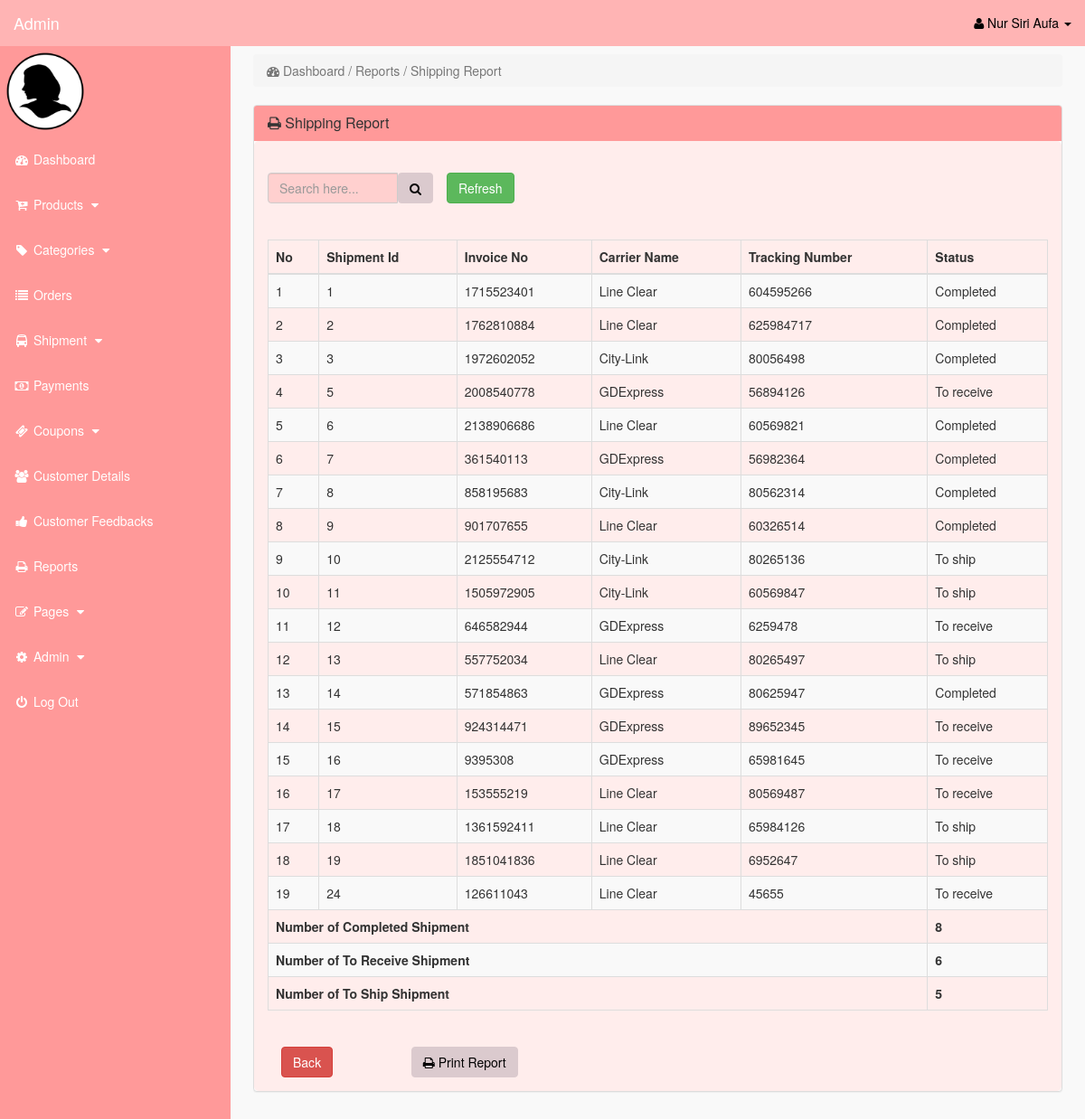
Page /admin/index.php?shipping (signed in) on the committed database.
### tables this page shows
CREATE TABLE `shipment` (
  `shipment_id` int(11) NOT NULL,
  `order_id` int(11) NOT NULL,
  `cust_id` int(11) NOT NULL,
  `carrier_id` int(11) NOT NULL,
  `tracking_no` int(11) NOT NULL,
  `shipment_status` varchar(259) NOT NULL
);

CREATE TABLE `cust_orders` (
  `order_id` int(10) NOT NULL,
  `cust_id` int(10) NOT NULL,
  `p_variations_id` int(11) NOT NULL,
  `carrier_id` int(11) NOT NULL,
  `order_amount` decimal(10,2) NOT NULL,
  `invoice_no` int(100) NOT NULL,
  `order_qty` int(10) NOT NULL,
  `order_date` timestamp NOT NULL DEFAULT current_timestamp() ON UPDATE current_timestamp(),
  `order_status` text NOT NULL
);

CREATE TABLE `carrier` (
  `carrier_id` int(11) NOT NULL,
  `carrier_name` varchar(255) NOT NULL,
  `carrier_link` text NOT NULL,
  `carrier_rate` decimal(10,2) NOT NULL
);

### admin/shipping.php (the view)
<?php
	if(!isset($_SESSION['admin_email'])){
		echo "<script>window.open('login.php','_self')</script>";
	}
		else {
?>
	<div class="row">
		<div class="col-lg-12">
			<ol class="breadcrumb">
				<li class="active">
					<i class="fa fa-dashboard"></i> Dashboard / Reports / Shipping Report
				</li>
			</ol>
		</div>
	</div>
	<div class="row">
		<div class="col-lg-12">
			<div class="panel panel-default">
				<div class="panel-heading">
					<h3 class="panel-title">
						<i class="fa fa-print"></i> Shipping Report
					</h3>
				</div>
							<div class="panel-body" >
                            <br>
							<form class="form-inline" method="POST" action="">
								<div class="input-group col-md-4">
									<input type="text" class="form-control" placeholder="Search here..." name="search"  value="<?php if(isset($_POST['search'])){echo $_POST['search']; } ?>"/>
										<span class="input-group-btn">
											<button class="btn btn-primary" type="submit"><i class="fa fa-search"></i></button>
										</span>
											<div class="col-md-2">
												<a href="index.php?shipping" type="button" class="btn btn-success">Refresh</a>
											</div>
								</div>
							</form>
                            <br><br>
                                <div class="table-responsive" >
								<table class="table table-bordered table-hover table-striped" >
									<thead>
										<tr>
                                            <th>No</th>
											<th>Shipment Id</th>
											<th>Invoice No</th>
											<th>Carrier Name</th>
											<th>Tracking Number</th>
											<th>Status</th>
										</tr>
									</thead>
									<tbody>
									<?php
										if(isset($_POST['search'])) {
											$filtervalues = $_POST['search'];
											$i=0;
											$query = "select * from shipment t1 inner join cust_orders t2 on t1.order_id=t2.order_id inner join carrier t3 on t1.carrier_id=t3.carrier_id where CONCAT(shipment_id,tracking_no,shipment_status) like '%$filtervalues%' ";
											$query_run = mysqli_query($con, $query);
											if(mysqli_num_rows($query_run) > 0) {
												foreach($query_run as $row_shipping) {
													$i++;
									?>
                                        <tr>
                                            <td><?php echo $i; ?></td>
											<td><?= $row_shipping['shipment_id']; ?></td>
                                            <td><?= $row_shipping['invoice_no']; ?></td>
											<td><?= $row_shipping['carrier_name']; ?></td>
											<td><?= $row_shipping['tracking_no']; ?></td>
                                            <td><?= $row_shipping['shipment_status']; ?></td>
                                        </tr>
									<?php
											}
                                    ?>
                                        <tr>
                                            <?php
                                                $query=mysqli_query($con, "select count(shipment_status) as sum_completed from `shipment` where CONCAT(shipment_id,tracking_no, shipment_status = 'Completed')");
                                                    while($fetch=mysqli_fetch_array($query)){
                                            ?>
                                            <td colspan = "5"> <b><?php echo "Number of Completed Shipment";?></b> </td>
                                            <td colspan = "1" > <b><?php echo $fetch['sum_completed']?></b> </td>
                                            <?php
                                                    }
                                            ?>
                                        </tr>
                                        <tr>
                                            <?php
                                                $query=mysqli_query($con, "select count(shipment_status) as sum_receive from `shipment` where CONCAT(shipment_id,tracking_no,shipment_status = 'To receive')");
                                                    while($fetch=mysqli_fetch_array($query)){
                                            ?>
                                            <td colspan = "5"> <b><?php echo "Number of To Receive Shipment";?></b> </td>
                                            <td colspan = "1" > <b><?php echo $fetch['sum_receive']?></b> </td>
                                            <?php
                                                    }
                                            ?>
                                        </tr>
                                        <tr>
                                            <?php
                                                $query=mysqli_query($con, "select count(shipment_status) as sum_ship from `shipment` where CONCAT(shipment_id,tracking_no,shipment_status = 'To ship')");
                                                    while($fetch=mysqli_fetch_array($query)){
                                            ?>
                                            <td colspan = "5"> <b><?php echo "Number of To Ship Shipment";?></b> </td>
                                            <td colspan = "1" > <b><?php echo $fetch['sum_ship']?></b> </td>
                                            <?php
                                                    }
                                            ?>
                                        </tr>
                                    <?php
										}
											else {
										echo '
                                                    <tr>
                                                        <td colspan = "6"><center>No Record Found</center></td>
                                                    </tr>';
											}
										}
											else {
												$i=0;
												$query = "select * from shipment t1 inner join cust_orders t2 on t1.order_id=t2.order_id inner join carrier t3 on t1.carrier_id=t3.carrier_id";
												$query_run = mysqli_query($con, $query);
												if(mysqli_num_rows($query_run) > 0) {
													foreach($query_run as $row_shipping) {
														$i++;
									?>
                                        <tr>
                                            <td><?php echo $i; ?></td>
											<td><?= $row_shipping['shipment_id']; ?></td>
                                            <td><?= $row_shipping['invoice_no']; ?></td>
											<td><?= $row_shipping['carrier_name']; ?></td>
											<td><?= $row_shipping['tracking_no']; ?></td>
                                            <td><?= $row_shipping['shipment_status']; ?></td>
                                        </tr>
									<?php
													}
												}
                                    ?>
                                        <tr>
                                            <?php
                                                $query=mysqli_query($con, "select count(shipment_status) as sum_completed from `shipment` where shipment_status = 'Completed'");
                                                    while($fetch=mysqli_fetch_array($query)){
                                            ?>
                                            <td colspan = "5"> <b><?php echo "Number of Completed Shipment";?></b> </td>
                                            <td colspan = "1" > <b><?php echo $fetch['sum_completed']?></b> </td>
                                            <?php
                                                    }
                                            ?>
                                        </tr>
                                        <tr>
                                            <?php
                                                $query=mysqli_query($con, "select count(shipment_status) as sum_receive from `shipment` where shipment_status = 'To receive'");
                                                    while($fetch=mysqli_fetch_array($query)){
                                            ?>
                                            <td colspan = "5"> <b><?php echo "Number of To Receive Shipment";?></b> </td>
                                            <td colspan = "1" > <b><?php echo $fetch['sum_receive']?></b> </td>
                                            <?php
                                                    }
                                            ?>
                                        </tr>
                                        <tr>
                                            <?php
                                                $query=mysqli_query($con, "select count(shipment_status) as sum_ship from `shipment` where shipment_status = 'To ship'");
                                                    while($fetch=mysqli_fetch_array($query)){
                                            ?>
                                            <td colspan = "5"> <b><?php echo "Number of To Ship Shipment";?></b> </td>
                                            <td colspan = "1" > <b><?php echo $fetch['sum_ship']?></b> </td>
                                            <?php
                                                    }
                                            ?>
                                        </tr>
                                    <?php
											}
									?>
							</tbody>
					</table>
                </div>
                <br>
                <div class="row">
                    <div class="col-md-12">
                        <div class="col-md-2">
                            <a href="index.php?view_reports" class="btn btn-danger"> Back </a>
                        </div>
                        <div class="col-md-2">
							<button onclick="window.print();" class="btn btn-primary"><i class="fa fa-print"></i> Print Report</button>
                        </div>
                    </div>
				</div>
              </div>
			</div>
		</div>
	</div>
</div>
<?php
	}
?>

### admin/includes/sidebar.php (shortened to what this page needs)
<?php
	if(!isset($_SESSION['admin_email'])){
		echo "<script>window.open('login.php','_self')</script>";
	}
		else {
?>
	<nav class="navbar navbar-inverse navbar-fixed-top" >
		<div class="navbar-header" >
				<a class="navbar-brand" href="index.php?dashboard">Admin</a>
		</div>
		<ul class="nav navbar-right top-nav" >
			<li class="dropdown" >
				<a href="#" class="dropdown-toggle" data-toggle="dropdown" >
					<i class="fa fa-user" ></i>
						<?php echo $admin_fname; ?> <b class="caret" ></b>
				</a>
</li>
</ul>
	<div class="collapse navbar-collapse navbar-ex1-collapse">
		<ul class="nav navbar-nav side-nav">
	<li>
		<img src="admin_image/<?php echo $admin_image; ?>" width="100" height="100" >
	</li>
	<li>
		<a href="index.php?dashboard">
			<i class="fa fa-fw fa-dashboard"></i> Dashboard
		</a>
	</li>
	<li>
		<a href="#" data-toggle="collapse" data-target="#products">
			<i class="fa fa-fw fa-cart-plus""></i> Products
				<i class="fa fa-fw fa-caret-down"></i>
	</a>
	</li>
	<li>
		<a href="#" data-toggle="collapse" data-target="#p_cat">
			<i class="fa fa-fw fa-tag"></i> Categories
			<i class="fa fa-fw fa-caret-down"></i>
		</a>
	</li>
	<li>
		<a href="index.php?view_orders">
			<i class="fa fa-fw fa-list"></i> Orders
		</a>
	</li>
	<li>
		<a href="#" data-toggle="collapse" data-target="#shipment">
			<i class="fa fa-fw fa-bus"></i> Shipment
			<i class="fa fa-fw fa-caret-down"></i>
		</a>
	</li>
	<li>
		<a href="index.php?view_payments">
			<i class="fa fa-fw fa-money"></i> Payments
		</a>
	</li>
	<li>
		<a href="#" data-toggle="collapse" data-target="#coupons">
			<i class="fa fa-fw fa-ticket"></i> Coupons
			<i class="fa fa-fw fa-caret-down"></i>
		</a>
	</li>
	<li>
		<a href="index.php?view_customers">
			<i class="fa fa-fw fa-users"></i> Customer Details
		</a>
	</li>
	<li>
		<a href="index.php?view_feedbacks">
			<i class="fa fa-fw fa-thumbs-up"></i> Customer Feedbacks
		</a>
	</li>
	<li>
		<a href="index.php?view_reports">
			<i class="fa fa-fw fa-print"></i> Reports
		</a>
	</li>
	<li>
		<a href="#" data-toggle="collapse" data-target="#pages">
			<i class="fa fa-fw fa-edit"> </i> Pages
			<i class="fa fa-fw fa-caret-down"></i>
		</a>
	</li>
	<li>
		<a href="#" data-toggle="collapse" data-target="#admin">
			<i class="fa fa-fw fa-gear"></i> Admin
			<i class="fa fa-fw fa-caret-down"></i>
		</a>
	</li>
	<li>
		<a href="logout.php">
			<i class="fa fa-fw fa-power-off"></i> Log Out
		</a>
	</li>
		</ul>
	</div>
</nav>
<?php
	}
?>

### admin/css/style.css (style rules this page uses)
body { margin-top:100px; }
@media (min-width: 768px) { body { margin-top:50px; } }
.top-nav { padding:0 15px; }
.top-nav>li { display:inline-block; float:left; }
.top-nav>li>a { padding-top:15px; padding-bottom:15px; line-height:20px; color:black; }
@media (min-width: 768px) { .side-nav { position:fixed; top:51px; width:255px; border-radius:0; overflow-y:auto; background-color: #ff9999; bottom:0; overflow-x:hidden; padding-bottom:40px; } }
@media (min-width: 768px) { .side-nav>li>a { width:255px; } }
.panel-body { border-radius:5px; background-color: #ffedec }

### rows in the picture
shipment: shipment_id "1", order.invoice_no "1715523401", carrier.carrier_name "Line Clear", tracking_no "604595266", shipment_status "Completed"
shipment: shipment_id "2", order.invoice_no "1762810884", carrier.carrier_name "Line Clear", tracking_no "625984717", shipment_status "Completed"
shipment: shipment_id "3", order.invoice_no "1972602052", carrier.carrier_name "City-Link", tracking_no "80056498", shipment_status "Completed"
shipment: shipment_id "5", order.invoice_no "2008540778", carrier.carrier_name "GDExpress", tracking_no "56894126", shipment_status "To receive"
shipment: shipment_id "6", order.invoice_no "2138906686", carrier.carrier_name "Line Clear", tracking_no "60569821", shipment_status "Completed"
shipment: shipment_id "7", order.invoice_no "361540113", carrier.carrier_name "GDExpress", tracking_no "56982364", shipment_status "Completed"
shipment: shipment_id "8", order.invoice_no "858195683", carrier.carrier_name "City-Link", tracking_no "80562314", shipment_status "Completed"
shipment: shipment_id "9", order.invoice_no "901707655", carrier.carrier_name "Line Clear", tracking_no "60326514", shipment_status "Completed"
shipment: shipment_id "10", order.invoice_no "2125554712", carrier.carrier_name "City-Link", tracking_no "80265136", shipment_status "To ship"
shipment: shipment_id "11", order.invoice_no "1505972905", carrier.carrier_name "City-Link", tracking_no "60569847", shipment_status "To ship"
shipment: shipment_id "12", order.invoice_no "646582944", carrier.carrier_name "GDExpress", tracking_no "6259478", shipment_status "To receive"
shipment: shipment_id "13", order.invoice_no "557752034", carrier.carrier_name "Line Clear", tracking_no "80265497", shipment_status "To ship"
shipment: shipment_id "14", order.invoice_no "571854863", carrier.carrier_name "GDExpress", tracking_no "80625947", shipment_status "Completed"
shipment: shipment_id "15", order.invoice_no "924314471", carrier.carrier_name "GDExpress", tracking_no "89652345", shipment_status "To receive"
shipment: shipment_id "16", order.invoice_no "9395308", carrier.carrier_name "GDExpress", tracking_no "65981645", shipment_status "To receive"
shipment: shipment_id "17", order.invoice_no "153555219", carrier.carrier_name "Line Clear", tracking_no "80569487", shipment_status "To receive"
shipment: shipment_id "18", order.invoice_no "1361592411", carrier.carrier_name "Line Clear", tracking_no "65984126", shipment_status "To ship"
shipment: shipment_id "19", order.invoice_no "1851041836", carrier.carrier_name "Line Clear", tracking_no "6952647", shipment_status "To ship"
shipment: shipment_id "24", order.invoice_no "126611043", carrier.carrier_name "Line Clear", tracking_no "45655", shipment_status "To receive"

### other values in the picture
$admin_fname "Nur Siri Aufa"
$fetch['sum_completed'] "8"
$fetch['sum_receive'] "6"
$fetch['sum_ship'] "5"
